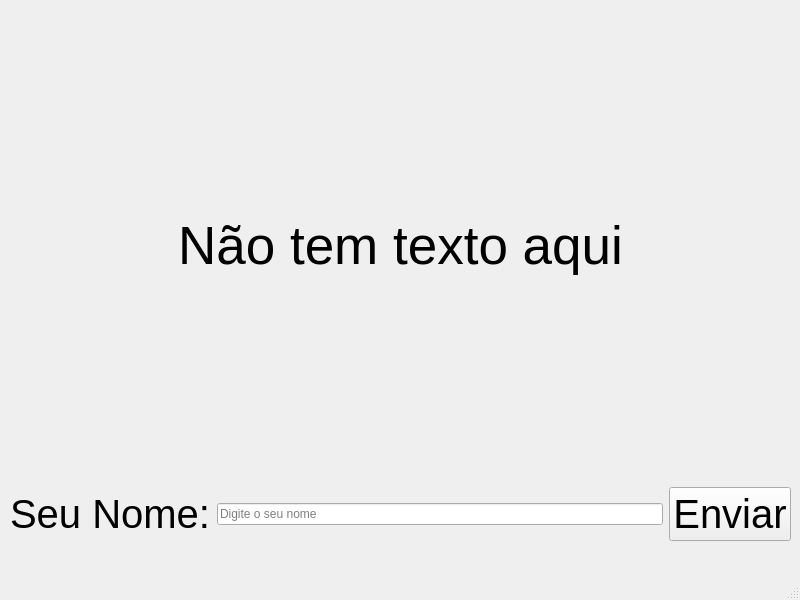
<?xml version="1.0" encoding="UTF-8"?>
<ui version="4.0">
 <class>MainWindow</class>
 <widget class="QMainWindow" name="MainWindow">
  <property name="geometry">
   <rect>
    <x>0</x>
    <y>0</y>
    <width>800</width>
    <height>600</height>
   </rect>
  </property>
  <property name="windowTitle">
   <string>MainWindow</string>
  </property>
  <widget class="QWidget" name="centralwidget">
   <widget class="QWidget" name="gridLayoutWidget">
    <property name="geometry">
     <rect>
      <x>10</x>
      <y>10</y>
      <width>781</width>
      <height>531</height>
     </rect>
    </property>
    <layout class="QGridLayout" name="gridLayout">
     <item row="0" column="0">
      <widget class="QLabel" name="labelResult">
       <property name="font">
        <font>
         <pointsize>40</pointsize>
        </font>
       </property>
       <property name="text">
        <string>Não tem texto aqui</string>
       </property>
       <property name="alignment">
        <set>Qt::AlignCenter</set>
       </property>
      </widget>
     </item>
     <item row="1" column="0">
      <layout class="QGridLayout" name="gridLayout_2">
       <item row="1" column="1">
        <widget class="QLineEdit" name="lineName">
         <property name="enabled">
          <bool>true</bool>
         </property>
         <property name="placeholderText">
          <string>Digite o seu nome</string>
         </property>
        </widget>
       </item>
       <item row="1" column="0">
        <widget class="QLabel" name="labelName">
         <property name="font">
          <font>
           <pointsize>30</pointsize>
          </font>
         </property>
         <property name="text">
          <string>Seu Nome:</string>
         </property>
        </widget>
       </item>
       <item row="1" column="2">
        <widget class="QPushButton" name="butteonSend">
         <property name="font">
          <font>
           <pointsize>30</pointsize>
          </font>
         </property>
         <property name="text">
          <string>Enviar</string>
         </property>
        </widget>
       </item>
      </layout>
     </item>
    </layout>
   </widget>
  </widget>
  <widget class="QMenuBar" name="menubar">
   <property name="geometry">
    <rect>
     <x>0</x>
     <y>0</y>
     <width>800</width>
     <height>22</height>
    </rect>
   </property>
  </widget>
  <widget class="QStatusBar" name="statusbar"/>
 </widget>
 <resources/>
 <connections/>
</ui>
